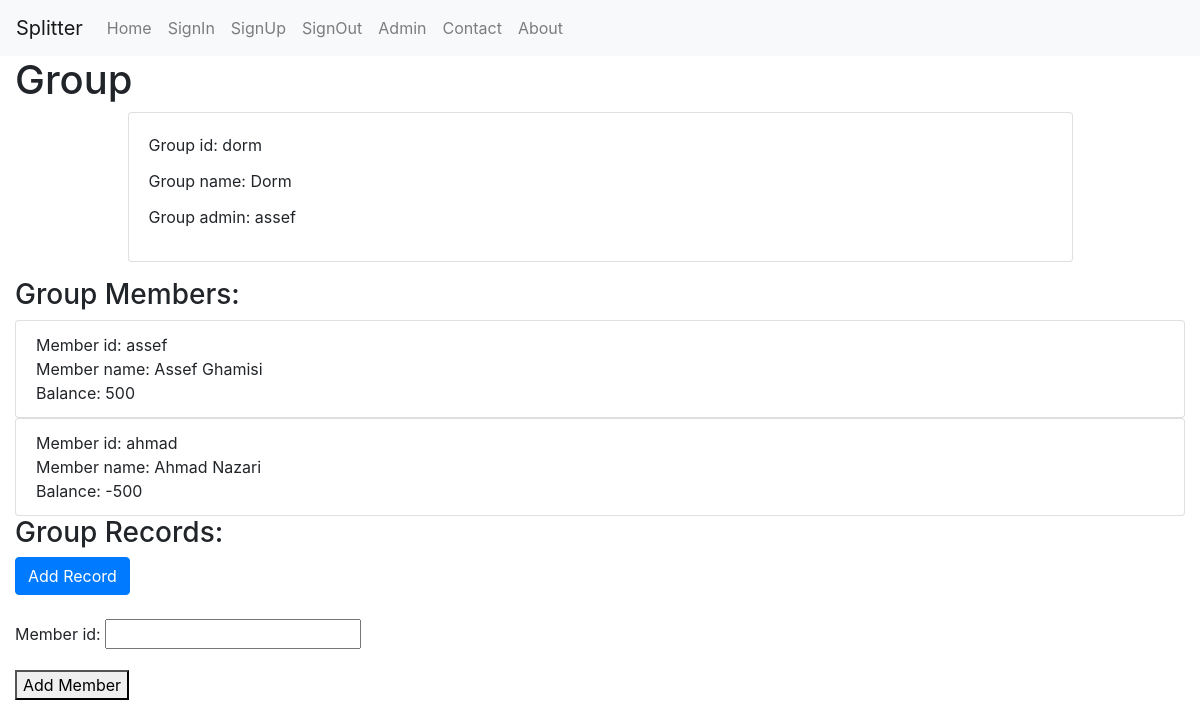
Screenshot of /assef/dorm with the database file from the repository.
### main/models.py (models this page shows, shortened)
class Group(models.Model):
    group_id = models.SlugField(max_length=20, unique=True)
    group_name = models.CharField(max_length=20)
    admin_fk = models.ForeignKey(Account, on_delete=models.CASCADE)
    def get_absolute_url(self):
        return f"/{self.group_id}"

class Account(models.Model):
    first_name = models.CharField(max_length=20)
    last_name = models.CharField(max_length=20)
    account_id = models.SlugField(max_length=20, unique=True)
    password = models.CharField(max_length=20)
    def get_absolute_url(self):
        return f"/{self.account_id}"

class GroupMember(models.Model):
    group_fk = models.ForeignKey(Group, on_delete=models.CASCADE)
    member_fk = models.ForeignKey(Account, on_delete=models.CASCADE)
    balance = models.IntegerField(default=0)

### main/views.py (the view)
# urls.py: path('<slug:account_id>/<slug:group_id>', views.group_view),
def group_view(request, account_id, group_id):
    form = AddMemberForm(request.POST or None)
    if form.is_valid():
        try:
            member_id = form.data['member_id']
            group = Group.objects.get(group_id=group_id)
            member = Account.objects.get(account_id=member_id)
            group_member = GroupMember(group_fk=group, member_fk=member)
            group_member.save()
            return redirect(group_view,
                            account_id=account_id,
                            group_id=group_id)
        except Exception:
            title = 'Add New Member Error'
    else:
        title = 'Group'
    template_name = 'group.html'
    group = Group.objects.get(group_id=group_id)
    account = Account.objects.get(account_id=account_id)
    members = GroupMember.objects.filter(group_fk=group)
    records = Record.objects.filter(group_fk=group)
    context = {'title': title, 'form': form,
               'group': group, 'members': members, 'account': account,
               'records': records}
    return render(request, template_name, context)

### main/forms.py
class AddMemberForm(forms.Form):
    member_id = forms.SlugField(max_length=20)

### main/templates/group.html (shortened to what this page needs)
{% extends "base.html" %}
{% block content %}
{% if title %}
<h1>{{ title }}</h1>
{% endif %}
<div class='col-12 col-md-10 mb-3 mx-auto'>
    <div class='card'>
        <div class='card-body'>
            <p class='card-title'>Group id: {{ group.group_id }}</p>
            <p class='card-title'>Group name: {{ group.group_name }}</p>
            <p class='card-title'>Group admin: {{ group.admin_fk.account_id}}</p>
        </div>
    </div>
</div>
<h3>Group Members:</h3>
{% for member in members %}
<ul class="list-group">
    <li class="list-group-item">
        Member id: {{ member.member_fk.account_id }}
        Member name: {{ member.member_fk.first_name }} {{ member.member_fk.last_name }}
        Balance: {{ member.balance }}
    </li>
</ul>
{% endfor %}
<h3>Group Records:</h3>
<a class="btn btn-primary" href="{{ account.get_absolute_url }}{{ group.get_absolute_url }}/add-record" role="button">Add Record</a>
<br>
<br>
<form method='POST' action='' enctype='multipart/form-data'> {% csrf_token %}
    {{ form.as_p }}
    <button type='submit'>Add Member</button>
</form>
{% endblock %}

### main/templates/base.html (shortened to what this page needs)
<!doctype html>
<html lang="en">
<head>
    <link rel="stylesheet" href="https://stackpath.bootstrapcdn.com/bootstrap/4.3.1/css/bootstrap.min.css"
>
</head>
<body>
    {% include 'navbar.html' %}
    <div class='container-fluid'>
        {% block content %}
        {% endblock %}
    </div>
</body>
</html>

### main/templates/navbar.html (shortened to what this page needs)
<nav class="navbar navbar-expand-lg navbar-light bg-light">
    <a class="navbar-brand" href="/">Splitter</a>
    <div class="collapse navbar-collapse" id="navbarSupportedContent">
        <ul class="navbar-nav mr-auto">
            <li class="nav-item">
                <a class="nav-link" href="/">Home</a>
            </li>
            <li class="nav-item">
                <a class="nav-link" href="/sign-in">SignIn</a>
            </li>
            <li class="nav-item">
                <a class="nav-link" href="/sign-up">SignUp</a>
            </li>
            <li class="nav-item">
                <a class="nav-link" href="/sign-out">SignOut</a>
            </li>
            <li class="nav-item">
                <a class="nav-link" href="/admin/">Admin</a>
            </li>
            <li class="nav-item">
                <a class="nav-link" href="/contact">Contact</a>
            </li>
            <li class="nav-item">
                <a class="nav-link" href="/about">About</a>
            </li>
        </ul>
    </div>
</nav>

### rows the page displays
Group: group_id "dorm", group_name "Dorm", admin_fk.account_id "assef"
GroupMember: member_fk.account_id "assef", member_fk.first_name "Assef", member_fk.last_name "Ghamisi", balance "500"
GroupMember: member_fk.account_id "ahmad", member_fk.first_name "Ahmad", member_fk.last_name "Nazari", balance "-500"

### other values shown
{{ title }} "Group"
